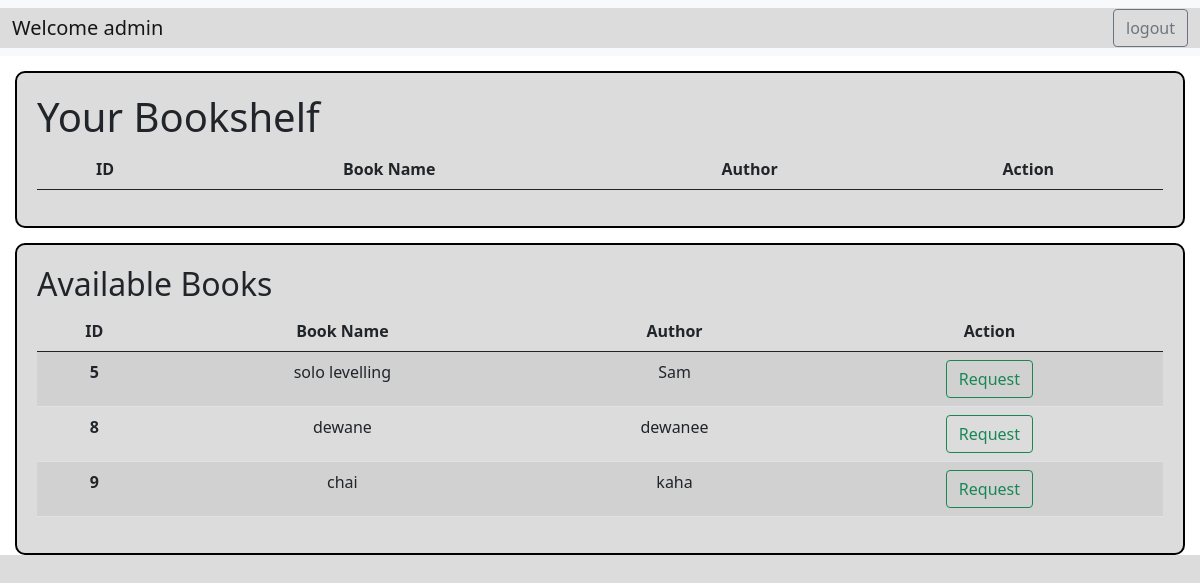
/user_dashboard/2, run on the app's committed database.
### application/models.py (models this page shows)
class User(db.Model):
    id = db.Column(db.Integer, primary_key = True)
    email = db.Column(db.String(),unique = True, nullable = False)
    username = db.Column(db.String(), unique = True, nullable = False)
    password = db.Column (db.String(), nullable = False)
    type = db.Column (db.String(),default ="general")
    ebooks = db.relationship('Ebook', backref = 'bearer')

class Ebook(db.Model):
    id = db.Column(db.Integer, primary_key = True)
    b_name = db.Column(db.String(), nullable = False)
    author = db.Column(db.String(), nullable = False)
    b_url = db.Column(db.String(), nullable = True)
    status = db.Column(db.String(), default = "Available")
    user_id = db.Column(db.Integer, db.ForeignKey('user.id'), nullable = True)

### application/controllers.py (the view)
@app.route("/user_dashboard/<int:user_id>", methods=["GET"])
def user_dashboard(user_id):
    this_user = User.query.filter_by(id=int(user_id)).first()
    e_books = Ebook.query.filter_by(status="Available").all()
    g_books = Ebook.query.filter_by(status="Granted",user_id = int(user_id)).all()
    return render_template("user_dashboard.html", user=this_user, e_books=e_books, g_books=g_books)

### templates/user_dashboard.html (shortened to what this page needs)
<!DOCTYPE html>
<html lang="en">
<head>
    <link href="https://cdn.jsdelivr.net/npm/bootstrap@5.0.2/dist/css/bootstrap.min.css" rel="stylesheet"
>
    <link rel="stylesheet" href="../static/style.css">
</head>
<body>
    <div class="sign_in">
        <nav class="navbar navbar-expand-lg navbar-light bg-light">
            <div class="container-fluid">
                <a class="navbar-brand" href="#">Welcome {{user.username}}</a>
                <div class="d-flex">
                    <a class="btn btn-outline-secondary" href="/login">logout</a>
                </div>
            </div>
        </nav>
    </div>
    <div class=" inshelf content_main">
        <h1> Your Bookshelf </h1>
        <div id="content">
            <table class="table table-striped table-hover">
                <thead>
                    <tr>
                        <th scope="col">ID</th>
                        <th scope="col">Book Name</th>
                        <th scope="col">Author</th>
                        <th scope="col">Action</th>
                    </tr>
                </thead>
            </table>
        </div>
    </div>
    <div class="requested content_main">
        <h2> Available Books</h2>
        <div id="content">
            <table class="table table-striped table-hover">
                <thead>
                    <tr>
                        <th scope="col">ID</th>
                        <th scope="col">Book Name</th>
                        <th scope="col">Author</th>
                        <th scope="col">Action</th>
                    </tr>
                </thead>
                <tbody>
                    {% for book in e_books %}
                    <tr>
                        <th scope="row">{{book.id}}</th>
                        <td>{{book.b_name}}</td>
                        <td>{{book.author}}</td>
                        <td>
                            <a href="{{ url_for('request_book', user_id=user.id, book_id=book.id) }}" class="btn btn-outline-success">Request </a>
                        </td>
                    </tr>
                    {% endfor %}
                </tbody>
            </table>
        </div>
    </div>
</body>
</html>

### static/style.css (style rules this page uses)
* { margin: 0px; padding: 0px; background-color: gainsboro; }
.content_main { border: 2px solid black; border-radius: 10px; margin: 15px; padding: 20px; }
#content { text-align: center; }

### data on the page
User: username "admin"
Ebook: id "5", b_name "solo levelling", author "Sam"
Ebook: id "8", b_name "dewane", author "dewanee"
Ebook: id "9", b_name "chai", author "kaha"
